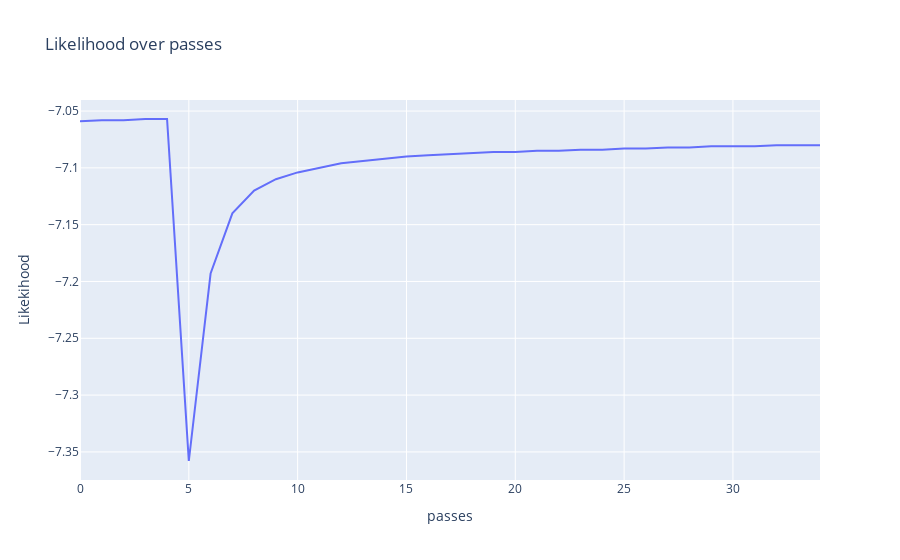

Source (notebook cell):
### Code cell
ngram_model.plot_likelihood()

### Figure 1 — Plotly figure (JSON) as saved in the notebook; plotly's stock layout.template omitted (floating-point values rounded to 4 significant figures)
{"data": [{"mode": "lines", "name": "lines", "type": "scatter", "x": [0, 1, 2, 3, 4, 5, 6, 7, 8, 9, 10, 11, 12, 13, 14, 15, 16, 17, 18, 19, 20, 21, 22, 23, 24, 25, 26, 27, 28, 29, 30, 31, 32, 33, 34], "y": [-7.059, -7.058, -7.058, -7.057, -7.057, -7.358, -7.193, -7.14, -7.12, -7.11, -7.104, -7.1, -7.096, -7.094, -7.092, -7.09, -7.089, -7.088, -7.087, -7.086, -7.086, -7.085, -7.085, -7.084, -7.084, -7.083, -7.083, -7.082, -7.082, -7.081, -7.081, -7.081, -7.08, -7.08, -7.08]}], "layout": {"title": {"text": "Likelihood over passes"}, "xaxis": {"title": {"text": "passes"}}, "yaxis": {"title": {"text": "Likekihood"}}}}
